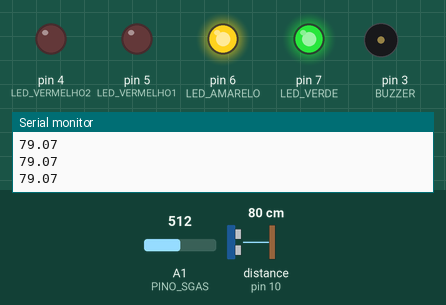
Bench run of a sketch on a simulated Arduino Uno, built with avr-gcc and run on an emulated ATmega328P. On the bench: output pins drawn as LEDs (lit = HIGH), buzzer (waves = sounding, pin HIGH), the last lines printed to the serial monitor. Wiring (inferred from the names in the program): ultrasonic range finder: trigger pin 9; echo pin 10. Inputs (shaded band) come from the test bench; at power-on: distance to the obstacle (sensor on pin 10) 80 cm, A1 (PINO_SGAS) = 512. The echo pulse lasts 58.3 µs per cm; pins used as bus, display or sensor lines are not drawn.

Above: at 1.2 s.
1.3 s: distance to the obstacle (sensor on pin 10) set to 158 cm
2.8 s: distance to the obstacle (sensor on pin 10) set to 164 cm
At 2.98 s:
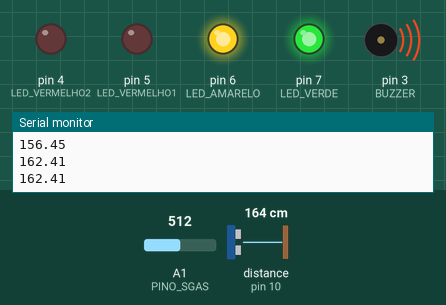
5.8 s: A1 (PINO_SGAS) set to 536
At 5.97 s:
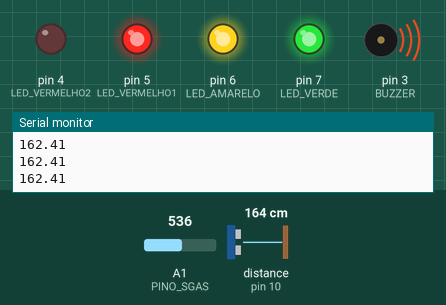
8.8 s: A1 (PINO_SGAS) set to 644
11.8 s: A1 (PINO_SGAS) set to 668
At 12.6 s:
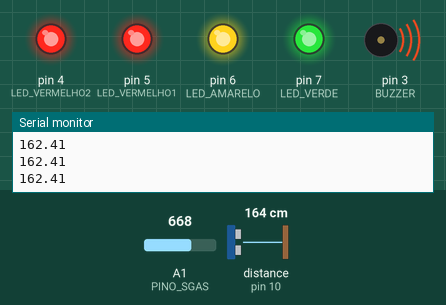
13.3 s: distance to the obstacle (sensor on pin 10) set to 2 cm
At 13.38 s:
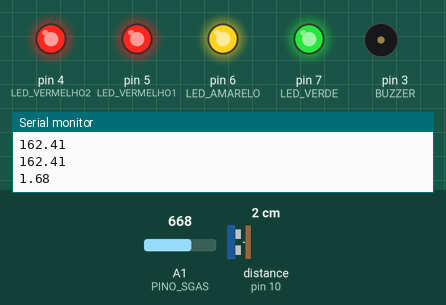
Timing chart, 0 to 16.3 s (numbered marks = the images above; inputs shaded):
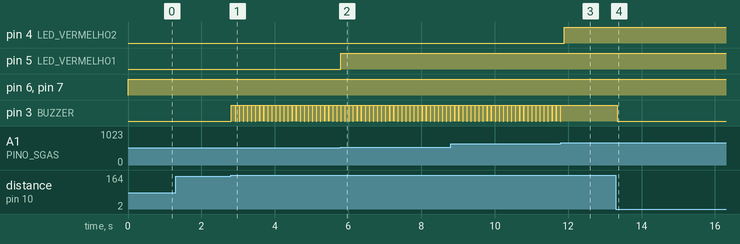

The sketch:

gas_sensor.ino
```cpp
/*
	### Detector de gás ###
    # Verde = Seguro #
    # Amarelo = Alerta #
    # Laranja = Perigo #
    # Vermelho = Área Contaminada #
*/

int const PINO_SGAS = A1;
int LED_VERDE = 7;
int LED_AMARELO = 6;
int LED_VERMELHO1 = 5;
int LED_VERMELHO2 = 4;
int BUZZER = 3;
int trig = 9;
int echo = 10;
float distancia;
float tempo;

void setup(){
  	pinMode(LED_VERDE, OUTPUT);
    pinMode(LED_AMARELO, OUTPUT);
    pinMode(LED_VERMELHO1, OUTPUT);
    pinMode(LED_VERMELHO2, OUTPUT);
  	pinMode(BUZZER, OUTPUT);
  	pinMode(trig, OUTPUT);
  	pinMode(echo, INPUT);

    Serial.begin(9600);
}

void loop(){
    int valor = analogRead(PINO_SGAS);
    valor = map(valor, 300, 750, 0, 100);
    digitalWrite(LED_VERDE, HIGH);
  	digitalWrite(LED_AMARELO, valor >= 30 ? HIGH : LOW);
    digitalWrite(LED_VERMELHO1, valor >= 50 ? HIGH : LOW);
    digitalWrite(LED_VERMELHO2, valor >= 80 ? HIGH : LOW);
  	if (valor >= 80){
      digitalWrite(BUZZER, HIGH);
    } else {
      digitalWrite(BUZZER, LOW);
    }

  	distancia = Ultrassom();
  	if (distancia >= 160){
      digitalWrite(BUZZER, HIGH);
    } else {
      digitalWrite(BUZZER, LOW);
    }

  	Serial.println(distancia);

  delay(100);
}

float Ultrassom() {
	digitalWrite(trig, HIGH);
    delayMicroseconds(10);
  	digitalWrite(trig, LOW);

  	tempo = pulseIn(echo, HIGH);
  	return tempo / 29.38 / 2;

}
```

Measured:
- the behaviour switches between 161 and 162 cm on distance to the obstacle (sensor on pin 10) (found by bisection; images 0 and 1)
- the behaviour switches between 524 and 525 on A1 (PINO_SGAS) (found by bisection; images 1 and 2)
- the behaviour switches between 659 and 660 on A1 (PINO_SGAS) (found by bisection; images 2 and 3)
- after the input at 2.8 s, pin 3 (BUZZER): alternates HIGH for 0.10 s and LOW for 0.01 s, starting at once
- after the input at 5.8 s, pin 5 (LED_VERMELHO1): LOW → HIGH at once
- after the input at 11.8 s, pin 4 (LED_VERMELHO2): LOW → HIGH after 0.09 s; pin 3 (BUZZER): stops changing and stays HIGH
- after the input at 13.3 s, pin 3 (BUZZER): HIGH → LOW at once
